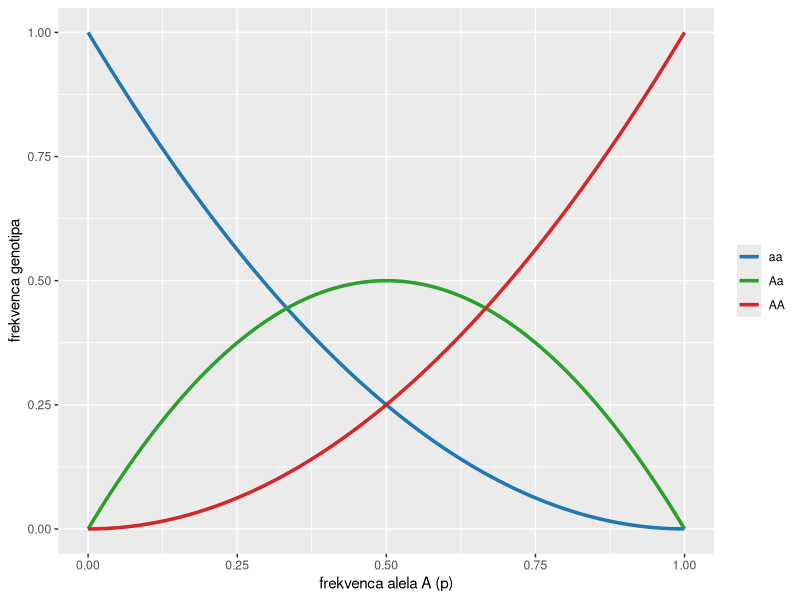
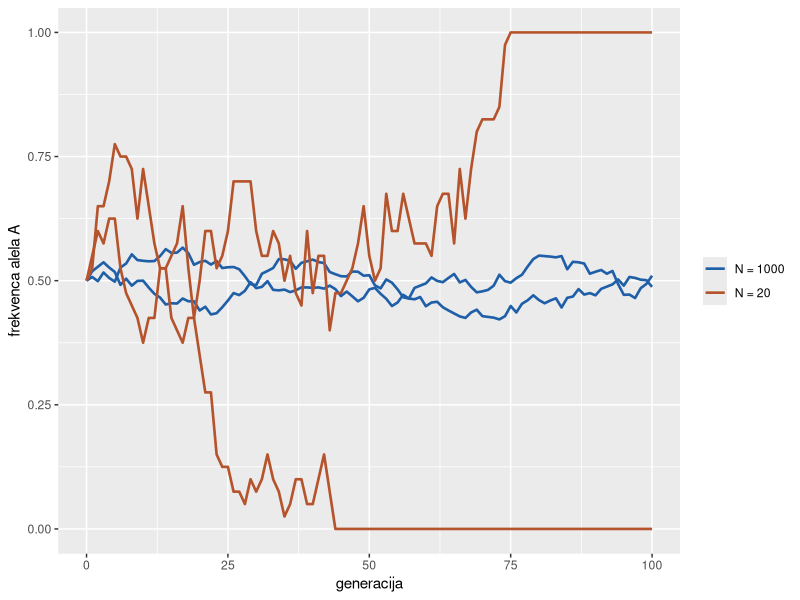
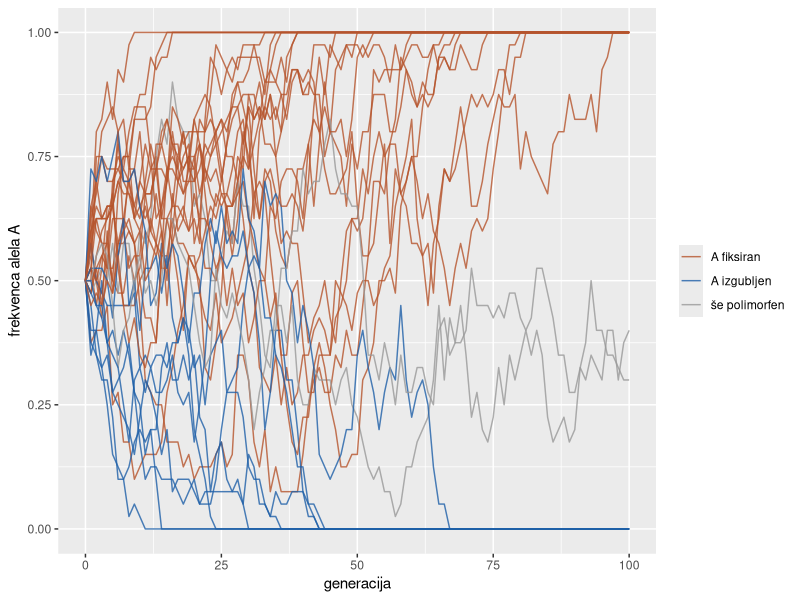
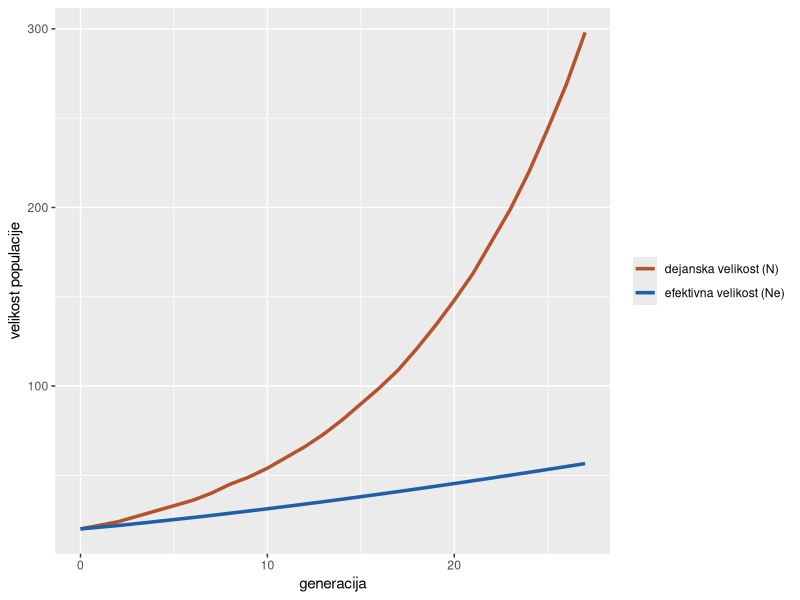

Reproduce these figures in R, in order.
## ---- chunk 1
1 + 1
## ---- chunk 2
#| echo: false
2 * 2
## ---- chunk 3
library(tidyverse)
## ---- chunk 4
genotipi <- c(AA = 30, AG = 15, GG = 5)        # število osebkov z vsakim genotipom
n <- sum(genotipi)                              # vseh osebkov

frek_genotipov <- genotipi / n                  # frekvence genotipov
p <- (2 * genotipi[["AA"]] + genotipi[["AG"]]) / (2 * n)   # AA nosi 2 alela A, AG enega; vseh alelov je 2n
q <- 1 - p                                      # frekvenca alela G

frek_genotipov
## ---- chunk 5
c(p = p, q = q)
## ---- chunk 6
populacije <- tibble(
  alel = 1:5,
  POP1 = c(0.2, 0.2, 0.2, 0.2, 0.2),
  POP2 = c(0.01, 0.01, 0.01, 0.01, 0.96),
  POP3 = c(0.6, 0.4, 0, 0, 0)
)

populacije_long <- populacije |>
  pivot_longer(-alel, names_to = "populacija", values_to = "p")

populacije |>
  pivot_longer(-alel, names_to = "populacija", values_to = "p") |>   # ena vrstica = en alel v eni populaciji
  group_by(populacija) |>
  summarise(bogastvo_alelov      = sum(p > 0),        # število alelov
            He            = 1 - sum(p^2),      # pričakovana heterozigotnost
            raznovrstnost = 1 / sum(p^2))      # efektivno število alelov

## ---- chunk 7
hwe <- tibble(p = seq(0, 1, by = 0.01)) |>    # frekvence alela A od 0 do 1
  mutate(AA = p^2,                              # pričakovane frekvence genotipov
         Aa = 2 * p * (1 - p),
         aa = (1 - p)^2)

head(hwe)

hwe |>
  pivot_longer(-p, names_to = "genotip", values_to = "frekvenca") |>
  ggplot(aes(p, frekvenca, colour = genotip)) +
  geom_line(linewidth = 1.2) +
  scale_colour_manual(values = c(AA = "#D62728", Aa = "#2CA02C", aa = "#1F77B4")) +
  labs(x = "frekvenca alela A (p)", y = "frekvenca genotipa", colour = NULL)
## ---- chunk 8
starsi <- c(AA = 50, Aa = 0, aa = 50)
p_starsi <- (2 * starsi[["AA"]] + starsi[["Aa"]]) / (2 * sum(starsi))   # frekvenca alela A v genskem skladu

alel_1 <- rbinom(1000, 1, p_starsi)     # prvi alel vsakega potomca (1 = A, 0 = a)
alel_2 <- rbinom(1000, 1, p_starsi)     # drugi alel, neodvisno od prvega
stevilo_A <- alel_1 + alel_2            # 2 = AA, 1 = Aa, 0 = aa

potomci <- c(AA = sum(stevilo_A == 2), Aa = sum(stevilo_A == 1), aa = sum(stevilo_A == 0))
rbind(starsi = starsi / sum(starsi), potomci = potomci / sum(potomci), HWE = c(0.25, 0.5, 0.25))
## ---- chunk 9
test_hwe <- function(genotipi) {
  n <- sum(genotipi)
  p <- (2 * genotipi[[1]] + genotipi[[2]]) / (2 * n)                 # frekvenca alela
  pricakovani <- n * c(p^2, 2 * p * (1 - p), (1 - p)^2)              # pričakovano število osebkov
  chi2 <- sum((genotipi - pricakovani)^2 / pricakovani)              # razlika med opaženim in pričakovanim
  tibble(p = p, Ho = genotipi[[2]] / n, He = 2 * p * (1 - p),
         F = 1 - Ho / He, chi2 = chi2, p_vrednost = pchisq(chi2, df = 1, lower.tail = FALSE))
}

bind_rows(primer = test_hwe(genotipi), starsi = test_hwe(starsi), potomci = test_hwe(potomci), .id = "populacija")
## ---- chunk 10
zdrs <- function(N, p0, generacije) {
  p <- numeric(generacije + 1)          # prazen vektor za frekvence
  p[1] <- p0                            # začetna frekvenca alela A
  for (t in 1:generacije) {
    kopije_A <- rbinom(1, size = 2 * N, prob = p[t])   # koliko od 2N kopij v novi generaciji je A
    p[t + 1] <- kopije_A / (2 * N)                     # nova frekvenca alela A
  }
  p                                     # vrne frekvence za vse generacije
}

zdrs(N = 20, p0 = 0.5, generacije = 10)  # primer: frekvenca alela v prvih 10 generacijah
## ---- chunk 11
#set.seed(24)   # seme, pri katerem se v eni majhni populaciji A fiksira, v drugi izgubi (poskusite tudi druga)
populacije <- tibble(
  generacija = rep(0:100, 4),
  p = c(zdrs(20, 0.5, 100), zdrs(20, 0.5, 100), zdrs(1000, 0.5, 100), zdrs(1000, 0.5, 100)),
  populacija = rep(c("N = 20 (1)", "N = 20 (2)", "N = 1000 (1)", "N = 1000 (2)"), each = 101),
  N = rep(c("N = 20", "N = 1000"), each = 2 * 101)
)

ggplot(populacije, aes(generacija, p, colour = N, group = populacija)) +
  geom_line(linewidth = 0.9) +
  scale_colour_manual(values = c("N = 20" = "#B5542C", "N = 1000" = "#1F5FA8")) +
  ylim(0, 1) +
  labs(x = "generacija", y = "frekvenca alela A", colour = NULL)
## ---- chunk 12
frekvence <- replicate(30, zdrs(N = 20, p0 = 0.5, generacije = 100))   # matrika: vrstice = generacije, stolpci = populacije

sprehod <- tibble(generacija = rep(0:100, 30),
                  populacija = rep(1:30, each = 101),
                  p          = as.vector(frekvence)) |>
  group_by(populacija) |>
  mutate(izid = case_when(last(p) == 1 ~ "A fiksiran",
                          last(p) == 0 ~ "A izgubljen",
                          TRUE         ~ "še polimorfen"))

ggplot(sprehod, aes(generacija, p, group = populacija, colour = izid)) +
  geom_line(alpha = 0.8) +
  scale_colour_manual(values = c(`A fiksiran` = "#B5542C", `A izgubljen` = "#1F5FA8", `še polimorfen` = "grey60")) +
  labs(x = "generacija", y = "frekvenca alela A", colour = NULL)
## ---- chunk 13
ocena_ne <- function(He, generacija) {
  naklon <- coef(lm(log(He) ~ generacija))[["generacija"]]   # naklon premice log(He) ~ generacija
  1 / (2 * (1 - exp(naklon)))                               # iz naklona izračunamo Ne
}
## ---- chunk 14
simuliraj_spola <- function(N_m, N_f, generacije = 50, lokusi = 1000) {
  p  <- rep(0.5, lokusi)                       # frekvenca alela na vsakem lokusu
  He <- mean(2 * p * (1 - p))
  for (t in 1:generacije) {
    p_samci  <- rbinom(lokusi, 2 * N_m, p) / (2 * N_m)   # geni N_m samcev, ki se razmnožujejo
    p_samice <- rbinom(lokusi, 2 * N_f, p) / (2 * N_f)   # geni N_f samic
    p <- (p_samci + p_samice) / 2              # potomci: polovica genov od očetov, polovica od mater
    He <- c(He, mean(2 * p * (1 - p)))         # shranimo povprečno He
  }
  tibble(generacija = 0:generacije, He = He)
}

s1 <- simuliraj_spola(50, 50)
s2 <- simuliraj_spola(20, 80)
s3 <- simuliraj_spola(5, 95)

tibble(samci      = c(50, 20, 5),
       samice     = c(50, 80, 95),
       formula    = 4 * samci * samice / (samci + samice),
       simulacija = c(ocena_ne(s1$He, s1$generacija), ocena_ne(s2$He, s2$generacija), ocena_ne(s3$He, s3$generacija)))
## ---- chunk 15
rast <- tibble(generacija = 0:27,
               N = round(20 * exp(0.1 * generacija))) |>     # eksponentna rast z 20 na ~300
  mutate(Ne = (generacija + 1) / cumsum(1 / N))              # harmonična sredina do vsake generacije

rast |>
  pivot_longer(c(N, Ne), names_to = "velikost", values_to = "vrednost") |>
  ggplot(aes(generacija, vrednost, colour = velikost)) +
  geom_line(linewidth = 1.2) +
  scale_colour_manual(values = c(N = "#B5542C", Ne = "#1F5FA8"),
                      labels = c(N = "dejanska velikost (N)", Ne = "efektivna velikost (Ne)")) +
  labs(x = "generacija", y = "velikost populacije", colour = NULL)
## ---- chunk 16
frek0 <- 0.8^(0:19)                   # 20 alelov z vse manjšo frekvenco
frek0 <- frek0 / sum(frek0)           # frekvence morajo skupaj dati 1
round(frek0, 3)
## ---- chunk 17
c(bogastvo = 20, He = 1 - sum(frek0^2))
